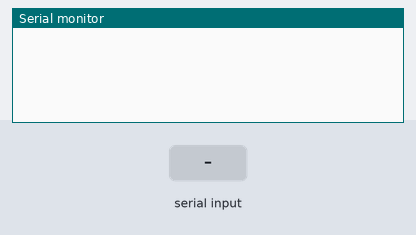
Recording of a sketch running on a simulated Arduino Nano, built with avr-gcc and run on an emulated ATmega328P. On the bench: the last lines printed to the serial monitor. The inputs (shaded band) are chosen by the test bench.

Above: at 1.7 s.
1.8 s: "90,45\n" received over Serial
At 2.6 s:
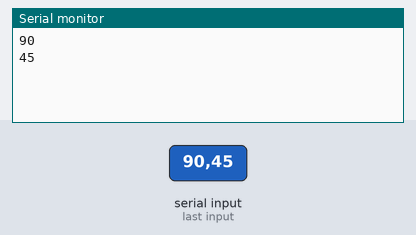
3.3 s: "30,150\n" received over Serial
At 5.7 s:
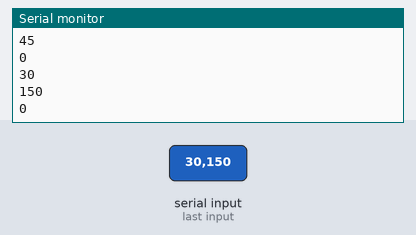
Timing chart, 0 to 7.2 s (numbered marks = the images above; inputs shaded):
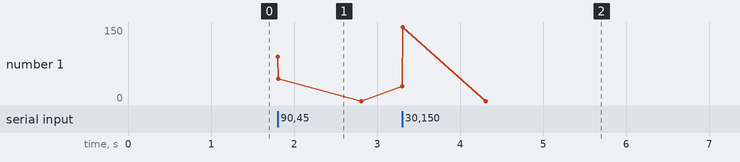

The sketch:

nano.ino
```cpp
#define bigT Serial
void setup() {
  // put your setup code here, to run once:
  // Initialize the second serial port for communication with another device
  bigT.begin(9600);

  // Wait a moment for the USB connection to establish

  while (!bigT) {
    Serial.println("D:");
  }
  delay(500);
}
void loop() {
  // put your main code here, to run repeatedly:

  if (bigT.available() > 0) {
    //char c = bigT.read();
    int I = Serial.parseInt();
    digitalWrite(I,HIGH);
    Serial.println(I);

  }

}
```

Measured:
- after the input at 1.8 s, the serial monitor: prints a new line at once (image 1)
- after the input at 3.3 s, the serial monitor: prints a new line at once (image 2)
